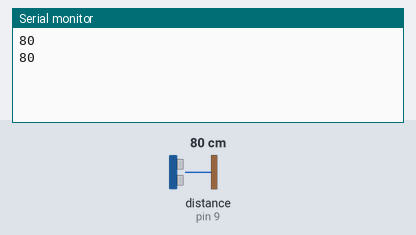
Bench run of a sketch on a simulated Arduino Uno, built with avr-gcc and run on an emulated ATmega328P. Parts: the last lines printed to the serial monitor. The inputs (shaded band) are chosen by the test bench; at power-on: distance to the obstacle (sensor on pin 9) 80 cm.

Above: at 1.8 s.
1.9 s: distance to the obstacle (sensor on pin 9) set to 2 cm
At 2.8 s:
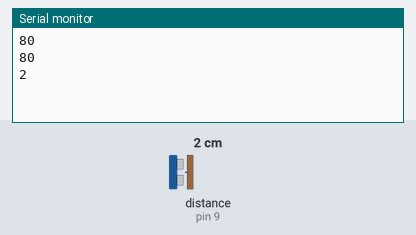
3.4 s: distance to the obstacle (sensor on pin 9) set to 4 cm
At 4.5 s:
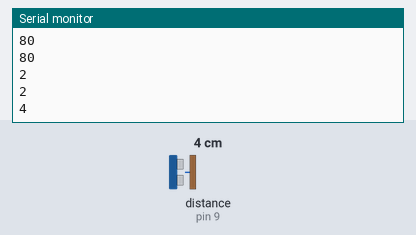
Timing chart, 0 to 6.4 s (numbered marks = the images above; inputs shaded):
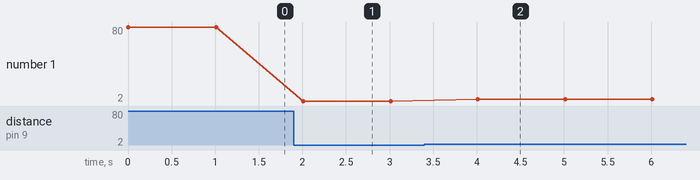

The sketch:

ultrasonicOnly.ino
```cpp
#include <Ultrasonic.h>

Ultrasonic ultrasonic(8,9);

void setup()
{
Serial.begin(9600);
}

void loop()
{
  int duration;

  duration = ultrasonic.Ranging(CM);

  Serial.println(duration);
  delay(1000);
}
```

Measured:
- after the input at 1.9 s, the serial monitor: prints a new line after 0.11 s (image 1)
- after the input at 3.4 s, the serial monitor: prints a new line after 0.61 s (image 2)
- plotted number 1: 80 → 2 after the input at 1.9 s, 2 → 4 after the input at 3.4 s
